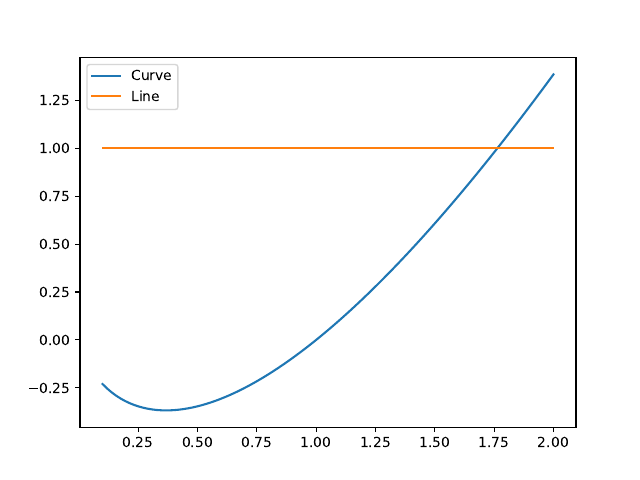

Write the Python code that produced this figure.
#!/usr/bin/env python

"""Programa p10.py"""

import numpy as np
import matplotlib.pyplot as plt

nx = 101
x = np.linspace(start=0.1, stop=2.0, num=nx)
y = x * np.log(x)


@np.vectorize
def constant_function(x):
    return 1


if __name__ == "__main__":
    fig, ax = plt.subplots()
    ax.plot(x, y, label="Curve")
    ax.plot(x, constant_function(x), label="Line")
    ax.legend()
    # plt.show()
    fig.savefig("p10.pdf")
